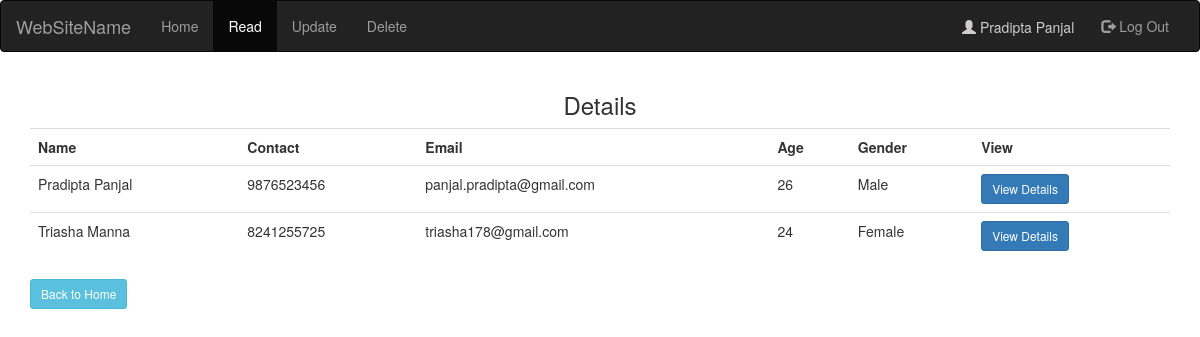
Screenshot of /read.php (signed in) with the database file from the repository.
### tables this page shows
CREATE TABLE `users` (
  `uid` int(255) NOT NULL,
  `uname` varchar(255) NOT NULL,
  `contact` varchar(20) NOT NULL,
  `email` varchar(255) NOT NULL,
  `password` varchar(255) NOT NULL,
  `age` int(11) NOT NULL,
  `gender` varchar(255) NOT NULL,
  `role` varchar(255) NOT NULL DEFAULT 'regular',
  `accountCreatedAt` timestamp NOT NULL DEFAULT current_timestamp()
);

### read.php (the view, shortened to what this page needs)
<!DOCTYPE html>
<html lang="en">
<head>
    <?php require_once('assets/bootstrap.php'); ?>
</head>
<body>
<?php
if(isset($_SESSION['user'])){?>
  <nav class="navbar navbar-inverse">
  <div class="container-fluid">
      <div class="navbar-header">
        <a class="navbar-brand" href="home.php">WebSiteName</a>
      </div>
      <div class="collapse navbar-collapse" id="myNavbar">
        <ul class="nav navbar-nav">
          <li ><a href="home.php">Home</a></li>
          <li class="active"><a href="read.php">Read</a></li>
          <li><a href="update.php">Update</a></li>
          <li><a href="delete.php">Delete</a></li>
        </ul>
        <ul class="nav navbar-nav navbar-right">
        <li style="color:#CFCDCD; margin-right:1vw; margin-top:2vh;"><span class="glyphicon glyphicon-user"></span> <?php echo $_SESSION['user']; ?></a></li>
        <li><a href="logout.php"><span class="glyphicon glyphicon-log-out"></span> Log Out</a></li>
        </ul>
      </div>
  </div>
</nav>
    <div class="container">
    <h3>Details</h3>
    <table class="table table-hover">
    <tr>
    <th>Name</th>
    <th>Contact</th>
    <th>Email</th>
    <th>Age</th>
    <th>Gender</th>
    <th>View</th>
    </tr>
    <?php
    $con = new mysqli("localhost","root","","empdb");
    if ($con->connect_error) die ($con->connect_error);
    else{
      if($_SESSION['role']=='admin'){
        $read = "select * from users";
      }
      else{
        $read = "select * from users where uid=".$_SESSION['id'];
      }
        $res = $con->query($read);
        while($row = $res->fetch_assoc()){
            ?>
            <tr>
                <td><?php echo $row['uname']; ?></td>
                <td><?php echo $row['contact']; ?></td>
                <td><?php echo $row['email']; ?></td>
                <td><?php echo $row['age']; ?></td>
                <td><?php echo $row['gender']; ?></td>
                <td> <a class="btn btn-sm btn-primary" href="view.php?id=<?php echo $row['uid']; ?>">View Details</a></td>
            </tr>
    <?php
        }
    }
    ?>
</table>
    <a class="btn btn-sm btn-info" href="home.php">Back to Home</a>
    </div>
    <?php
}
else{
  header("location:indx.php");
}
?>
</body>
</html>

### assets/bootstrap.php (shortened to what this page needs)
<link rel="stylesheet" href="https://maxcdn.bootstrapcdn.com/bootstrap/3.4.1/css/bootstrap.min.css">

### read.php (style rules this page uses)
.container h3 { text-align:center; }

### rows the page displays
users: uname "Pradipta Panjal", contact "9876523456", email "panjal.pradipta@gmail.com", age "26", gender "Male"
users: uname "Triasha Manna", contact "8241255725", email "triasha178@gmail.com", age "24", gender "Female"

### other values shown
$_SESSION['user'] "Pradipta Panjal"
